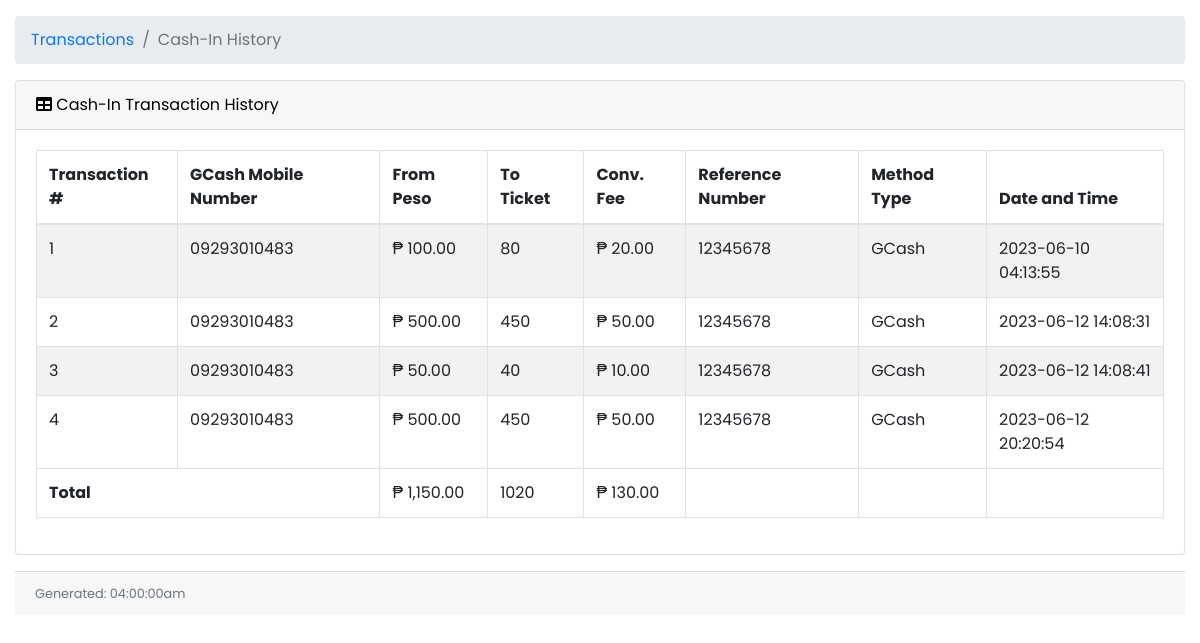
The app's page /user/cash-in-history.php (signed in) with its own data.
### tables this page shows
CREATE TABLE `cico` (
  `cico_id` int(11) NOT NULL,
  `user_id` int(11) NOT NULL,
  `trans_type` varchar(15) NOT NULL,
  `gcash_mobile_number` varchar(20) NOT NULL,
  `peso_amount` decimal(10,2) NOT NULL,
  `ticket_amount` int(11) NOT NULL,
  `processing_fee` decimal(10,2) NOT NULL,
  `convenience_fee` decimal(10,2) NOT NULL,
  `reference_number` varchar(20) NOT NULL,
  `method_type` varchar(20) NOT NULL,
  `trans_stat` varchar(10) NOT NULL,
  `created_at` timestamp NOT NULL DEFAULT current_timestamp(),
  `updated_at` timestamp NOT NULL DEFAULT current_timestamp() ON UPDATE current_timestamp()
);

### user/cash-in-history.php (the view, shortened to what this page needs)
<?php
include('../db.php');
$userid = $_SESSION['user_id'];
?>
<!DOCTYPE html>
<html lang="en">
<head>
    <link href="vendor/fontawesome-free/css/all.min.css" rel="stylesheet" type="text/css">
    <link href="vendor/datatables/dataTables.bootstrap4.css" rel="stylesheet">
    <link href="vendor/css/sb-admin.css" rel="stylesheet">
</head>
<body id="page-top">
    <div id="wrapper">
        <div id="content-wrapper">
            <div class="container-fluid">
                <ol class="breadcrumb">
                    <li class="breadcrumb-item">
                        <a href="#">Transactions</a>
                    </li>
                    <li class="breadcrumb-item active">Cash-In History</li>
                </ol>
                <?php
                if ($_SESSION['role'] == "City Admin") {
                ?>
                    <div class="card mb-3">
                        <div class="card-header">
                            <i class="fas fa-table"></i>
                            Cash-In Transaction History
                        </div>
                        <div class="card-body">
                            <div class="table-responsive">
                                <table class="table table-bordered table-striped table-hover" id="dataTable" width="100%" cellspacing="0">
                                    <thead>
                                        <tr>
                                            <th>Transaction #</th>
                                            <th>Name</th>
                                            <th>GCash Mobile Number</th>
                                            <th>From Peso Amount</th>
                                            <th>To Ticket Amount</th>
                                            <th>Conv. Fee</th>
                                            <th>Reference Number</th>
                                            <th>Method Type</th>
                                            <th>Date and Time</th>
                                        </tr>
                                    </thead>
                                    <tbody>
                                        <?php
                                        $query = "SELECT cico.*, user_profile.*
                                                FROM cico
                                                INNER JOIN user_profile ON cico.user_id = user_profile.user_id
                                                WHERE cico.peso_amount > 0
                                                AND cico.trans_type = 'cash-in'
                                                AND cico.trans_stat = 'Successful'
                                                ORDER BY cico.created_at ASC";
                                        $stmt = $db->prepare($query);
                                        $stmt->execute();
                                        $result = $stmt->get_result();
                                        $totalPesoAmount = 0;
                                        $totalTicketAmount = 0;
                                        $totalConvenienceFee = 0;
                                        $count = 1;
                                        while ($row = $result->fetch_assoc()) {
                                            echo "<tr>";
                                            echo "<td>" . $count . "</td>";
                                            echo "<td>" . $row['first_name'] . " " . $row['last_name'] . "</td>";
                                            echo "<td>" . $row['gcash_mobile_number'] . "</td>";
                                            echo "<td>₱ " . number_format($row['peso_amount'], 2) . "</td>";
                                            echo "<td>" . number_format($row['ticket_amount'], 2) . "</td>";
                                            echo "<td>₱ " . number_format($row['convenience_fee'], 2) . "</td>";
                                            echo "<td>" . $row['reference_number'] . "</td>";
                                            echo "<td>" . $row['method_type'] . "</td>";
                                            echo "<td>" . $row['created_at'] . "</td>";
                                            echo "</tr>";
                                            $totalPesoAmount += $row['peso_amount'];
                                            $totalTicketAmount += $row['ticket_amount'];
                                            $totalConvenienceFee += $row['convenience_fee'];
                                            $count++;
                                        }
                                        ?>
                                    </tbody>
                                    <tfoot>
                                        <tr>
                                            <td colspan="3"><b>Total Amount</b></td>
                                            <td colspan="1"><?php echo "₱" . " " . number_format($totalPesoAmount, 2); ?></td>
                                            <td colspan="1"><?php echo number_format($totalTicketAmount, 2); ?></td>
                                            <td><?php echo "₱" . " " . number_format($totalConvenienceFee, 2); ?></td>
                                            <td></td>
                                            <td></td>
                                            <td></td>
                                        </tr>
                                    </tfoot>
                                </table>
                            </div>
                        </div>
                        <div class="card-footer small text-muted">
                            <?php
                            date_default_timezone_set("Africa/Nairobi");
                            echo "Generated: " . date("h:i:sa");
                            ?>
                        </div>
                    </div>
                <?php
                } else {
                ?>
                    <div class="card mb-3">
                        <div class="card-header">
                            <i class="fas fa-table"></i>
                            Cash-In Transaction History
                        </div>
                        <div class="card-body">
                            <div class="table-responsive">
                                <table class="table table-bordered table-striped table-hover" id="dataTable" width="100%" cellspacing="0">
                                    <thead>
                                        <tr>
                                            <th>Transaction #</th>
                                            <th>GCash Mobile Number</th>
                                            <th>From Peso</th>
                                            <th>To Ticket</th>
                                            <th>Conv. Fee</th>
                                            <th>Reference Number</th>
                                            <th>Method Type</th>
                                            <th>Date and Time</th>
                                        </tr>
                                    </thead>
                                    <tbody>
                                        <?php
                                        $user_id = $userid;
                                        $stmt = $db->prepare("SELECT c.cico_id, c.gcash_mobile_number, c.peso_amount, c.ticket_amount, c.convenience_fee, c.reference_number, c.method_type, c.created_at, c.trans_stat
                                                FROM cico c
                                                INNER JOIN user_profile up ON c.user_id = up.user_id
                                                WHERE c.user_id = ? AND c.trans_type = 'cash-in' AND c.trans_stat = 'Successful'
                                                ORDER BY c.cico_id");
                                        $stmt->bind_param("i", $user_id);
                                        $stmt->execute();
                                        $result = $stmt->get_result();
                                        $count = 1;
                                        $totalPesoAmount = 0;
                                        $totalTicketAmount = 0;
                                        $totalConvenienceFee = 0;
                                        while ($row = $result->fetch_assoc()) {
                                            echo "<tr>";
                                            echo "<td>" . $count . "</td>";
                                            echo "<td>" . $row['gcash_mobile_number'] . "</td>";
                                            echo "<td>₱ " . number_format($row['peso_amount'], 2) . "</td>";
                                            echo "<td>" . $row['ticket_amount'] . "</td>";
                                            echo "<td>₱ " . number_format($row['convenience_fee'], 2) . "</td>";
                                            echo "<td>" . $row['reference_number'] . "</td>";
                                            echo "<td>" . $row['method_type'] . "</td>";
                                            echo "<td>" . $row['created_at'] . "</td>";
                                            echo "</tr>";
                                            $count++;
                                            $totalPesoAmount += $row['peso_amount'];
                                            $totalTicketAmount += $row['ticket_amount'];
                                            $totalConvenienceFee += $row['convenience_fee'];
                                        }
                                        ?>
                                    </tbody>
                                    <tfoot>
                                        <tr>
                                            <td colspan="2"><b>Total</b></td>
                                            <td><?php echo "₱ " . number_format($totalPesoAmount, 2); ?></td>
                                            <td><?php echo $totalTicketAmount; ?></td>
                                            <td><?php echo "₱ " . number_format($totalConvenienceFee, 2); ?></td>
                                            <td></td>
                                            <td></td>
                                            <td></td>
                                        </tr>
                                    </tfoot>
                                </table>
                            </div>
                        </div>
                    </div>
                    <div class="card-footer small text-muted">
                        <?php
                        echo "Generated: " . date("h:i:sa");
                        ?>
                    </div>
            </div>
        <?php
                }
        ?>
        </div>
    </div>
</body>
</html>

### records on screen
cico: gcash_mobile_number "09293010483", peso_amount "100.00", ticket_amount "80", convenience_fee "20.00", reference_number "12345678", method_type "GCash", created_at "2023-06-10 04:13:55"
cico: gcash_mobile_number "09293010483", peso_amount "500.00", ticket_amount "450", convenience_fee "50.00", reference_number "12345678", method_type "GCash", created_at "2023-06-12 14:08:31"
cico: gcash_mobile_number "09293010483", peso_amount "50.00", ticket_amount "40", convenience_fee "10.00", reference_number "12345678", method_type "GCash", created_at "2023-06-12 14:08:41"
cico: gcash_mobile_number "09293010483", peso_amount "500.00", ticket_amount "450", convenience_fee "50.00", reference_number "12345678", method_type "GCash", created_at "2023-06-12 20:20:54"

### other values on screen
$totalPesoAmount "1,150.00"
$totalTicketAmount "1020"
$totalConvenienceFee "130.00"
